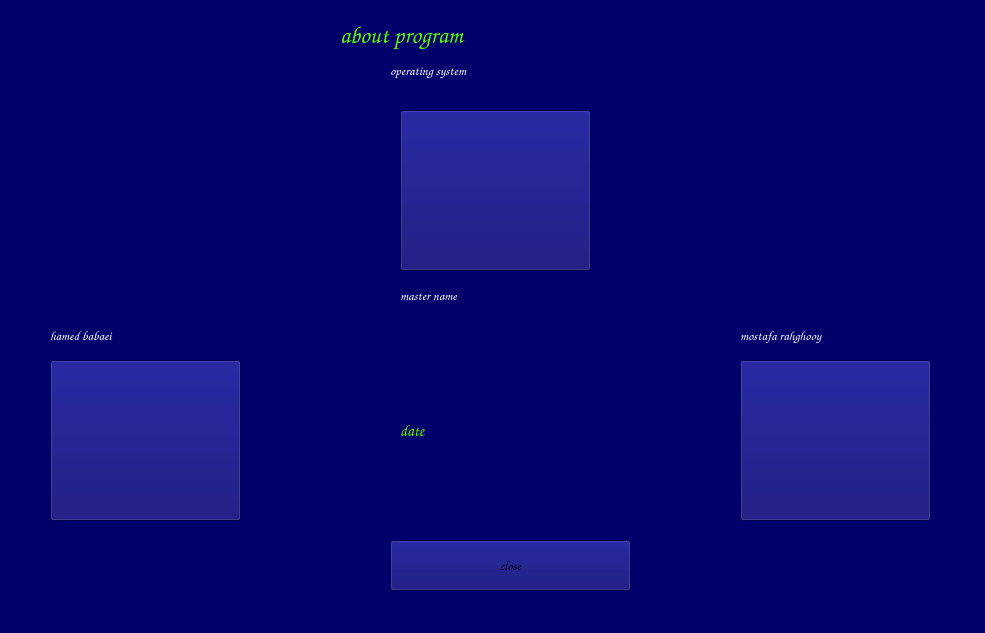
<?xml version="1.0" encoding="UTF-8"?>
<ui version="4.0">
 <class>About</class>
 <widget class="QWidget" name="About">
  <property name="geometry">
   <rect>
    <x>0</x>
    <y>0</y>
    <width>985</width>
    <height>633</height>
   </rect>
  </property>
  <property name="maximumSize">
   <size>
    <width>985</width>
    <height>633</height>
   </size>
  </property>
  <property name="windowTitle">
   <string>About Program</string>
  </property>
  <property name="styleSheet">
   <string notr="true">background-color: rgb(0, 0, 108);</string>
  </property>
  <widget class="QPushButton" name="master_2">
   <property name="geometry">
    <rect>
     <x>50</x>
     <y>360</y>
     <width>191</width>
     <height>161</height>
    </rect>
   </property>
   <property name="text">
    <string/>
   </property>
   <property name="icon">
    <iconset resource="imags.qrc">
     <normaloff>:/image/hamed-.JPG</normaloff>:/image/hamed-.JPG</iconset>
   </property>
   <property name="iconSize">
    <size>
     <width>191</width>
     <height>161</height>
    </size>
   </property>
  </widget>
  <widget class="QLabel" name="hamed">
   <property name="geometry">
    <rect>
     <x>50</x>
     <y>320</y>
     <width>201</width>
     <height>31</height>
    </rect>
   </property>
   <property name="font">
    <font>
     <family>Comic Sans MS</family>
     <pointsize>10</pointsize>
     <weight>75</weight>
     <bold>true</bold>
    </font>
   </property>
   <property name="styleSheet">
    <string notr="true">color: rgb(255, 255, 255);</string>
   </property>
   <property name="text">
    <string>hamed babaei</string>
   </property>
  </widget>
  <widget class="QLabel" name="Title">
   <property name="geometry">
    <rect>
     <x>340</x>
     <y>20</y>
     <width>361</width>
     <height>31</height>
    </rect>
   </property>
   <property name="font">
    <font>
     <family>Comic Sans MS</family>
     <pointsize>18</pointsize>
     <weight>75</weight>
     <bold>true</bold>
    </font>
   </property>
   <property name="styleSheet">
    <string notr="true">color: rgb(85, 255, 0);</string>
   </property>
   <property name="text">
    <string>about program</string>
   </property>
  </widget>
  <widget class="QLabel" name="mostafa">
   <property name="geometry">
    <rect>
     <x>740</x>
     <y>320</y>
     <width>201</width>
     <height>31</height>
    </rect>
   </property>
   <property name="font">
    <font>
     <family>Comic Sans MS</family>
     <pointsize>10</pointsize>
     <weight>75</weight>
     <bold>true</bold>
    </font>
   </property>
   <property name="styleSheet">
    <string notr="true">color: rgb(255, 255, 255);</string>
   </property>
   <property name="text">
    <string>mostafa rahghooy</string>
   </property>
  </widget>
  <widget class="QLabel" name="os">
   <property name="geometry">
    <rect>
     <x>390</x>
     <y>50</y>
     <width>251</width>
     <height>41</height>
    </rect>
   </property>
   <property name="font">
    <font>
     <family>Comic Sans MS</family>
     <pointsize>10</pointsize>
     <weight>75</weight>
     <bold>true</bold>
    </font>
   </property>
   <property name="styleSheet">
    <string notr="true">color: rgb(255, 255, 255);</string>
   </property>
   <property name="text">
    <string>operating system</string>
   </property>
  </widget>
  <widget class="QPushButton" name="master">
   <property name="geometry">
    <rect>
     <x>400</x>
     <y>110</y>
     <width>191</width>
     <height>161</height>
    </rect>
   </property>
   <property name="autoFillBackground">
    <bool>false</bool>
   </property>
   <property name="text">
    <string/>
   </property>
   <property name="icon">
    <iconset resource="imags.qrc">
     <normaloff>:/image/mr-mirizadeh.jpg</normaloff>:/image/mr-mirizadeh.jpg</iconset>
   </property>
   <property name="iconSize">
    <size>
     <width>360</width>
     <height>191</height>
    </size>
   </property>
  </widget>
  <widget class="QPushButton" name="master_3">
   <property name="geometry">
    <rect>
     <x>740</x>
     <y>360</y>
     <width>191</width>
     <height>161</height>
    </rect>
   </property>
   <property name="text">
    <string/>
   </property>
   <property name="icon">
    <iconset resource="imags.qrc">
     <normaloff>:/image/mostafa.jpg</normaloff>:/image/mostafa.jpg</iconset>
   </property>
   <property name="iconSize">
    <size>
     <width>360</width>
     <height>191</height>
    </size>
   </property>
  </widget>
  <widget class="QPushButton" name="close">
   <property name="geometry">
    <rect>
     <x>390</x>
     <y>540</y>
     <width>241</width>
     <height>51</height>
    </rect>
   </property>
   <property name="font">
    <font>
     <family>Comic Sans MS</family>
     <pointsize>10</pointsize>
     <weight>75</weight>
     <bold>true</bold>
    </font>
   </property>
   <property name="styleSheet">
    <string notr="true">
QPushButton#close:hover{
	background-color: rgb(209, 69, 0);
};
background-color: rgb(255, 255, 255);</string>
   </property>
   <property name="text">
    <string>close</string>
   </property>
  </widget>
  <widget class="QLabel" name="year">
   <property name="geometry">
    <rect>
     <x>400</x>
     <y>410</y>
     <width>201</width>
     <height>41</height>
    </rect>
   </property>
   <property name="font">
    <font>
     <family>Comic Sans MS</family>
     <pointsize>12</pointsize>
     <weight>75</weight>
     <bold>true</bold>
    </font>
   </property>
   <property name="styleSheet">
    <string notr="true">color: rgb(85, 255, 0);</string>
   </property>
   <property name="text">
    <string>date</string>
   </property>
  </widget>
  <widget class="QLabel" name="mirizadeh">
   <property name="geometry">
    <rect>
     <x>400</x>
     <y>280</y>
     <width>211</width>
     <height>31</height>
    </rect>
   </property>
   <property name="font">
    <font>
     <family>Comic Sans MS</family>
     <pointsize>10</pointsize>
     <weight>75</weight>
     <bold>true</bold>
    </font>
   </property>
   <property name="styleSheet">
    <string notr="true">color: rgb(255, 255, 255);</string>
   </property>
   <property name="text">
    <string>master name</string>
   </property>
  </widget>
 </widget>
 <resources>
  <include location="imags.qrc"/>
 </resources>
 <connections/>
</ui>
